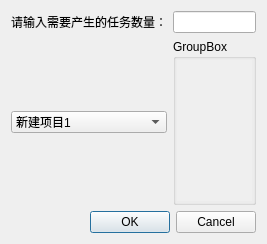
<?xml version="1.0" encoding="UTF-8"?>
<ui version="4.0">
 <class>InputCreateTaskSum</class>
 <widget class="QDialog" name="InputCreateTaskSum">
  <property name="geometry">
   <rect>
    <x>0</x>
    <y>0</y>
    <width>253</width>
    <height>244</height>
   </rect>
  </property>
  <property name="windowTitle">
   <string>Dialog</string>
  </property>
  <layout class="QGridLayout" name="gridLayout">
   <item row="0" column="0">
    <widget class="QLabel" name="label">
     <property name="text">
      <string>请输入需要产生的任务数量：</string>
     </property>
    </widget>
   </item>
   <item row="0" column="1">
    <widget class="QLineEdit" name="lineEdit">
     <property name="maximumSize">
      <size>
       <width>500</width>
       <height>16777215</height>
      </size>
     </property>
    </widget>
   </item>
   <item row="1" column="0">
    <widget class="QComboBox" name="comboBox">
     <item>
      <property name="text">
       <string>新建项目1</string>
      </property>
     </item>
     <item>
      <property name="text">
       <string>新建项目2</string>
      </property>
     </item>
     <item>
      <property name="text">
       <string>新建项目3</string>
      </property>
     </item>
    </widget>
   </item>
   <item row="1" column="1">
    <widget class="QGroupBox" name="groupBox">
     <property name="title">
      <string>GroupBox</string>
     </property>
     <layout class="QGridLayout" name="gridLayout_2">
      <property name="leftMargin">
       <number>1</number>
      </property>
      <property name="topMargin">
       <number>1</number>
      </property>
      <property name="rightMargin">
       <number>1</number>
      </property>
      <property name="bottomMargin">
       <number>1</number>
      </property>
      <property name="spacing">
       <number>1</number>
      </property>
      <item row="0" column="0">
       <widget class="QScrollArea" name="scrollArea">
        <property name="frameShape">
         <enum>QFrame::NoFrame</enum>
        </property>
        <property name="lineWidth">
         <number>1</number>
        </property>
        <property name="widgetResizable">
         <bool>true</bool>
        </property>
        <widget class="QWidget" name="scrollAreaWidgetContents">
         <property name="geometry">
          <rect>
           <x>0</x>
           <y>0</y>
           <width>69</width>
           <height>155</height>
          </rect>
         </property>
         <layout class="QFormLayout" name="formLayout">
          <item row="0" column="0">
           <widget class="QWidget" name="widget" native="true"/>
          </item>
         </layout>
        </widget>
       </widget>
      </item>
     </layout>
    </widget>
   </item>
   <item row="2" column="0" colspan="2">
    <widget class="QDialogButtonBox" name="buttonBox">
     <property name="orientation">
      <enum>Qt::Horizontal</enum>
     </property>
     <property name="standardButtons">
      <set>QDialogButtonBox::Cancel|QDialogButtonBox::Ok</set>
     </property>
    </widget>
   </item>
  </layout>
 </widget>
 <resources/>
 <connections>
  <connection>
   <sender>buttonBox</sender>
   <signal>accepted()</signal>
   <receiver>InputCreateTaskSum</receiver>
   <slot>accept()</slot>
   <hints>
    <hint type="sourcelabel">
     <x>248</x>
     <y>254</y>
    </hint>
    <hint type="destinationlabel">
     <x>157</x>
     <y>274</y>
    </hint>
   </hints>
  </connection>
  <connection>
   <sender>buttonBox</sender>
   <signal>rejected()</signal>
   <receiver>InputCreateTaskSum</receiver>
   <slot>reject()</slot>
   <hints>
    <hint type="sourcelabel">
     <x>316</x>
     <y>260</y>
    </hint>
    <hint type="destinationlabel">
     <x>286</x>
     <y>274</y>
    </hint>
   </hints>
  </connection>
 </connections>
</ui>
